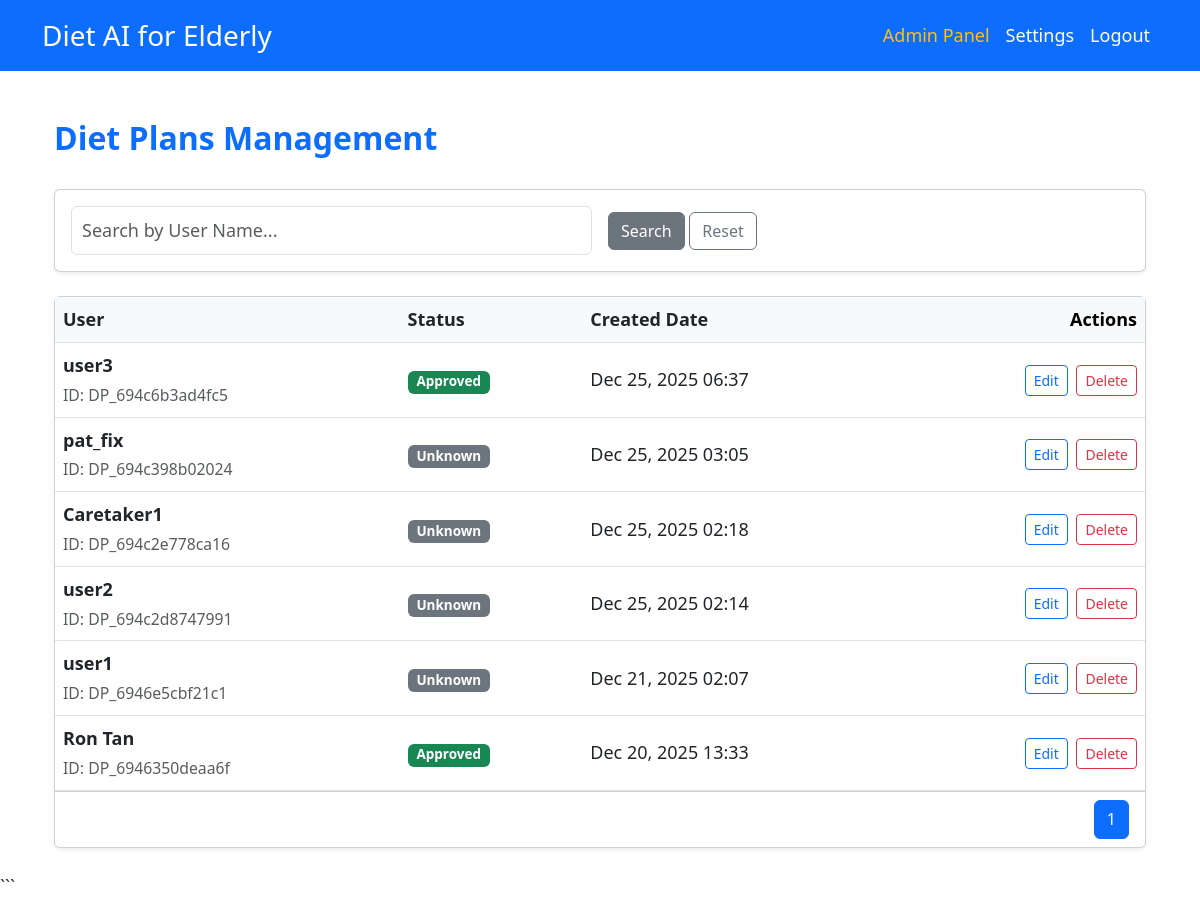
The app's page /pages/admin/diet-plans.php (signed in), older data.
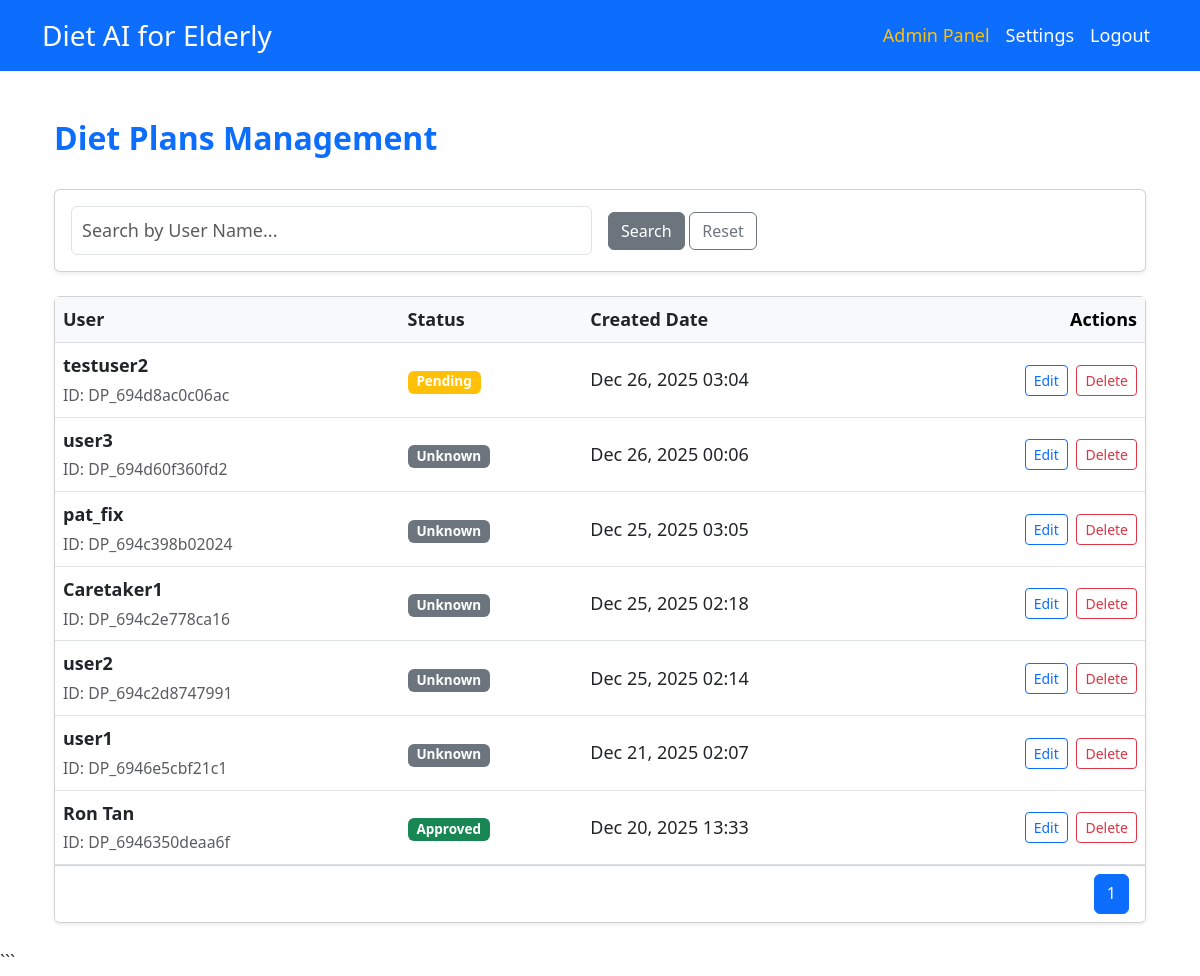
The same page, newer data.
### tables this page shows
CREATE TABLE `diet_plans` (
  `dietPlanID` varchar(50) NOT NULL,
  `elderlyID` varchar(50) NOT NULL,
  `createdAt` datetime NOT NULL DEFAULT current_timestamp()
);

CREATE TABLE `users` (
  `userID` varchar(50) NOT NULL,
  `name` varchar(100) NOT NULL,
  `username` varchar(50) NOT NULL,
  `password` varchar(255) NOT NULL,
  `email` varchar(100) NOT NULL,
  `phoneNo` varchar(20) NOT NULL,
  `age` int(11) NOT NULL,
  `gender` enum('Male','Female','Other') NOT NULL,
  `role` enum('Admin','Dietitian','User','Caretaker') NOT NULL,
  `createdAt` datetime DEFAULT current_timestamp(),
  `isActive` tinyint(1) DEFAULT 1
);

CREATE TABLE `diet_plan_approvals` (
  `approvalID` varchar(50) NOT NULL,
  `dietPlanID` varchar(50) NOT NULL,
  `dietitianID` varchar(50) DEFAULT NULL,
  `status` enum('Pending','Approved','Revise') NOT NULL DEFAULT 'Pending',
  `approvalDate` datetime DEFAULT NULL
);

### pages/admin/diet-plans.php (the view, shortened to what this page needs)
<?php
require_once '../../includes/db.php';
include '../../includes/header.php';
$search = $_GET['search'] ?? '';
$sort = $_GET['sort'] ?? 'createdAt';
$dir = $_GET['dir'] ?? 'DESC';
$page = isset($_GET['page']) ? (int) $_GET['page'] : 1;
$perPage = 10;
$offset = ($page - 1) * $perPage;
$query = "
    SELECT dp.dietPlanID, dp.createdAt, u.name as elderlyName, dpa.status
    FROM diet_plans dp
    JOIN users u ON dp.elderlyID = u.userID
    LEFT JOIN diet_plan_approvals dpa ON dp.dietPlanID = dpa.dietPlanID
    WHERE 1=1
";
$params = [];
$countStmt = $pdo->prepare("SELECT COUNT(*) FROM (" . $query . ") as count_table");
$countStmt->execute($params);
$totalRecords = $countStmt->fetchColumn();
$totalPages = ceil($totalRecords / $perPage);
$query .= " ORDER BY $sort $dir LIMIT $perPage OFFSET $offset";
$stmt = $pdo->prepare($query);
$stmt->execute($params);
$plans = $stmt->fetchAll(PDO::FETCH_ASSOC);
function getSortLink($column, $currentSort, $currentDir, $search)
{
    $newDir = ($column == $currentSort && $currentDir == 'ASC') ? 'DESC' : 'ASC';
    return "?sort=$column&dir=$newDir&search=" . urlencode($search);
}
function getSortIcon($column, $currentSort, $currentDir)
{
    if ($column != $currentSort)
        return '<i class="bi bi-arrow-down-up text-muted small ms-1"></i>';
    return $currentDir == 'ASC' ? '<i class="bi bi-arrow-up-short ms-1"></i>' : '<i class="bi bi-arrow-down-short ms-1"></i>';
}
?>
<div class="container-fluid py-4">
    <div class="d-flex justify-content-between align-items-center mb-4">
        <h2 class="text-primary"><i class="bi bi-journal-medical"></i> Diet Plans Management</h2>
    </div>
    <div class="card shadow-sm mb-4">
        <div class="card-body">
            <form method="get" class="row g-3 align-items-center">
                <div class="col-md-6">
                    <input type="text" name="search" class="form-control" placeholder="Search by User Name..."
                        value="<?= htmlspecialchars($search) ?>">
                </div>
                <div class="col-auto">
                    <button type="submit" class="btn btn-secondary">Search</button>
                    <a href="diet-plans.php" class="btn btn-outline-secondary">Reset</a>
                </div>
            </form>
        </div>
    </div>
    <div class="card shadow-sm">
        <div class="card-body p-0">
            <div class="table-responsive">
                <table class="table table-hover mb-0 align-middle">
                    <thead class="table-light">
                        <tr>
                            <th><a href="<?= getSortLink('elderlyName', $sort, $dir, $search) ?>"
                                    class="text-dark text-decoration-none">User
                                    <?= getSortIcon('elderlyName', $sort, $dir) ?></a></th>
                            <th><a href="<?= getSortLink('status', $sort, $dir, $search) ?>"
                                    class="text-dark text-decoration-none">Status
                                    <?= getSortIcon('status', $sort, $dir) ?></a></th>
                            <th><a href="<?= getSortLink('createdAt', $sort, $dir, $search) ?>"
                                    class="text-dark text-decoration-none">Created Date
                                    <?= getSortIcon('createdAt', $sort, $dir) ?></a></th>
                            <th class="text-end">Actions</th>
                        </tr>
                    </thead>
                    <tbody>
                        <?php if (empty($plans)): ?>
                            <tr>
                                <td colspan="4" class="text-center py-4">No diet plans found.</td>
                            </tr>
                        <?php else: ?>
                            <?php foreach ($plans as $p): ?>
                                <tr>
                                    <td>
                                        <div class="fw-bold"><?= htmlspecialchars($p['elderlyName']) ?></div>
                                        <small class="text-muted">ID: <?= $p['dietPlanID'] ?></small>
                                    </td>
                                    <td>
                                        <?php
                                        $badge = 'secondary';
                                        if ($p['status'] == 'Approved')
                                            $badge = 'success';
                                        if ($p['status'] == 'Pending')
                                            $badge = 'warning';
                                        ?>
                                        <span class="badge bg-<?= $badge ?>"><?= $p['status'] ?? 'Unknown' ?></span>
                                    </td>
                                    <td><?= date('M d, Y H:i', strtotime($p['createdAt'])) ?></td>
                                    <td class="text-end">
                                        <a href="../../pages/review-plans.php?id=<?= $p['dietPlanID'] ?>"
                                            class="btn btn-sm btn-outline-primary me-1">
                                            <i class="bi bi-pencil"></i> Edit
                                        </a>
                                        <form method="post" class="d-inline"
                                            onsubmit="return confirm('Are you sure you want to delete this plan? This cannot be undone.');">
                                            <button type="submit" class="btn btn-sm btn-outline-danger">
                                                <i class="bi bi-trash"></i> Delete
                                            </button>
                                        </form>
                                    </td>
                                </tr>
                            <?php endforeach; ?>
                        <?php endif; ?>
                    </tbody>
                </table>
            </div>
        </div>
        <div class="card-footer bg-white d-flex justify-content-end">
            <nav>
                <ul class="pagination mb-0">
                    <?php for ($i = 1; $i <= $totalPages; $i++): ?>
                        <li class="page-item <?= $i == $page ? 'active' : '' ?>">
                            <a class="page-link"
                                href="?page=<?= $i ?>&search=<?= urlencode($search) ?>&sort=<?= $sort ?>&dir=<?= $dir ?>"><?= $i ?></a>
                        </li>
                    <?php endfor; ?>
                </ul>
            </nav>
        </div>
    </div>
</div>
<?php include '../../includes/footer.php'; ?>

### includes/header.php (shortened to what this page needs)
<!DOCTYPE html>
<html lang="en">
<head>
    <link href="https://cdn.jsdelivr.net/npm/bootstrap@5.3.0/dist/css/bootstrap.min.css" rel="stylesheet">
    <link href="/assets/css/style.css" rel="stylesheet">
</head>
<body>
    <nav class="navbar navbar-expand-lg navbar-dark bg-primary mb-4">
        <div class="container">
            <a class="navbar-brand fs-3" href="/pages/dashboard.php">Diet AI for Elderly</a>
            <div class="collapse navbar-collapse" id="navbarNav">
                <ul class="navbar-nav ms-auto">
                    <?php if (isset($_SESSION['user_id'])): ?>
                        <?php if (isset($_SESSION['role']) && $_SESSION['role'] == 'Admin'): ?>
                            <li class="nav-item">
                                <a class="nav-link text-warning" href="/pages/admin/dashboard.php">Admin Panel</a>
                            </li>
                        <?php endif; ?>
                        <li class="nav-item">
                            <a class="nav-link text-white" href="/pages/settings.php">Settings</a>
                        </li>
                        <li class="nav-item">
                            <a class="nav-link text-white" href="/pages/logout.php">Logout</a>
                        </li>
                    <?php endif; ?>
                </ul>
            </div>
        </div>
    </nav>
    <div class="container">

### includes/footer.php (shortened to what this page needs)
</div>
</body>
</html>

### assets/css/style.css (style rules this page uses)
:root { --font-size-base: 18px; --font-size-lg: 22px; --font-size-sm: 16px; --color-primary: #0d6efd; --color-contrast-text: #000000; }
body { font-size: var(--font-size-base); color: #333; line-height: 1.6; }
h1, h2, h3, h4, h5, h6 { color: var(--color-contrast-text); font-weight: 700; }
.form-control, .form-select { font-size: var(--font-size-base); padding: 10px; }

Row changes from the older to the newer data that the page shows:
removed diet_plans: users.name "user3", dietPlanID "DP_694c6b3ad4fc5", diet_plan_approvals.status "Approved", createdAt "Dec 25, 2025 06:37"
added diet_plans: users.name "testuser2", dietPlanID "DP_694d8ac0c06ac", diet_plan_approvals.status "Pending", createdAt "Dec 26, 2025 03:04"
added diet_plans: users.name "user3", dietPlanID "DP_694d60f360fd2", status "Unknown", createdAt "Dec 26, 2025 00:06"
